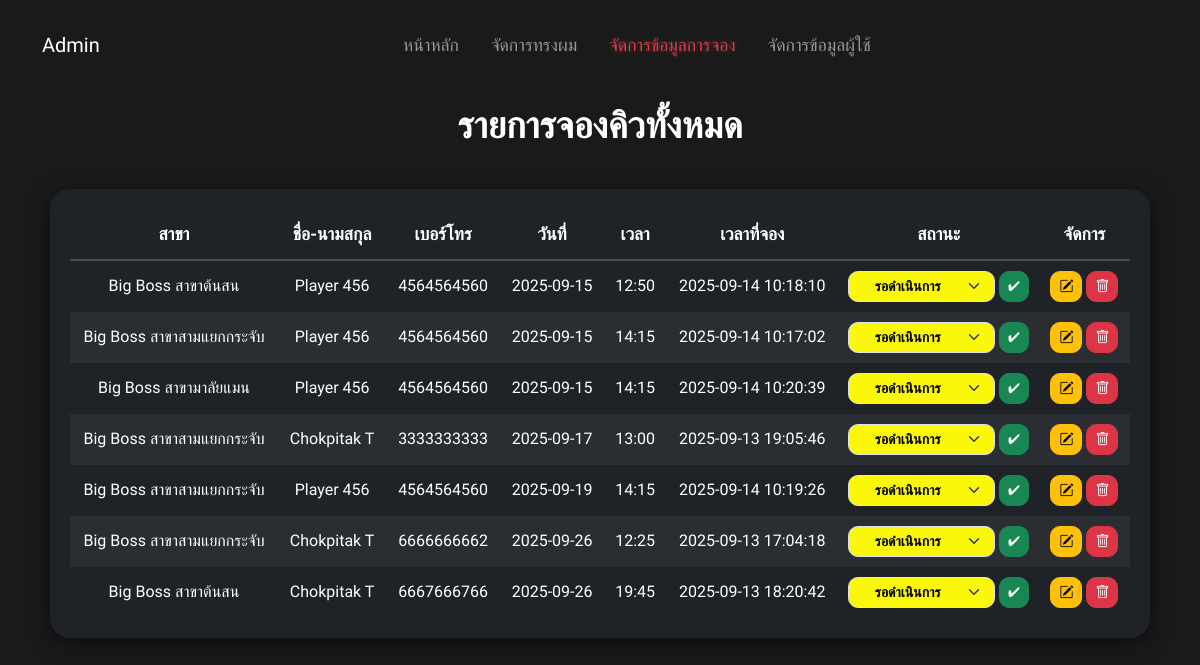
Page /backend/view.php (signed in) on the earlier database version.
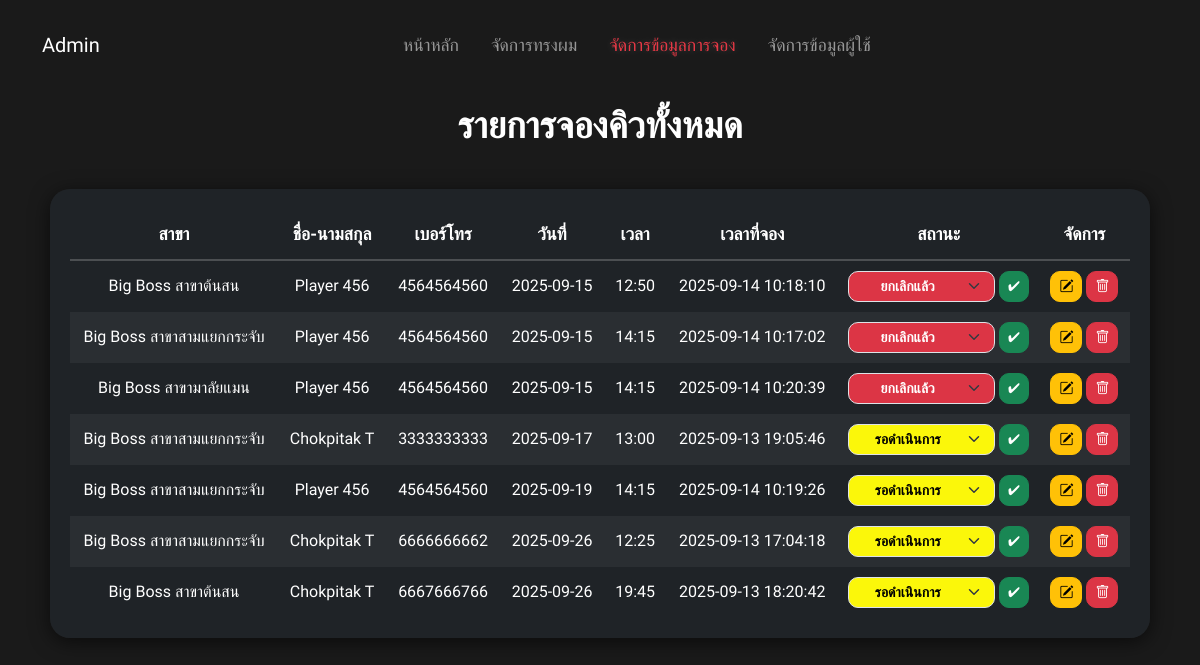
Same page on the later database version.
### tables this page shows
CREATE TABLE `reservations` (
  `id` int(11) NOT NULL,
  `user_id` int(11) NOT NULL,
  `branch` varchar(100) NOT NULL,
  `fullname` varchar(100) NOT NULL,
  `phone` varchar(20) NOT NULL,
  `date` date NOT NULL,
  `time` time NOT NULL,
  `created_at` timestamp NOT NULL DEFAULT current_timestamp(),
  `status` varchar(50) DEFAULT 'รอดำเนินการ'
);

### backend/view.php (the view, shortened to what this page needs)
<?php
$page = 'view';
$servername = "localhost";
$username = "root";
$password = "";
$dbname   = "it48";
$conn = new mysqli($servername, $username, $password, $dbname);
$sql = "SELECT * FROM reservations ORDER BY date ASC, time ASC";
$result = $conn->query($sql);
?>
<!DOCTYPE html>
<html lang="th">
<head>
    <link href="https://cdn.jsdelivr.net/npm/bootstrap@5.3.0-alpha1/dist/css/bootstrap.min.css" rel="stylesheet">
    <link href="https://cdn.jsdelivr.net/npm/bootstrap-icons@1.10.5/font/bootstrap-icons.css" rel="stylesheet">
</head>
<body>
<?php include './components/header.php'; ?>
<h1>รายการจองคิวทั้งหมด</h1>
<div class="table-wrapper">
<div class="table-container">
    <table>
        <thead>
            <tr>
                <th>สาขา</th>
                <th>ชื่อ-นามสกุล</th>
                <th>เบอร์โทร</th>
                <th>วันที่</th>
                <th>เวลา</th>
                <th>เวลาที่จอง</th>
                <th>สถานะ</th>
                <th>จัดการ</th>
            </tr>
        </thead>
        <tbody>
            <?php if ($result && $result->num_rows > 0): ?>
                <?php while($row = $result->fetch_assoc()): ?>
                    <?php
                        $statusClass = '';
                        if ($row['status'] === 'สำเร็จแล้ว') $statusClass = 'status-done';
                        elseif ($row['status'] === 'รอดำเนินการ') $statusClass = 'status-wait';
                        elseif ($row['status'] === 'ยกเลิกแล้ว') $statusClass = 'status-cancle';
                    ?>
                    <tr>
                        <td><?= htmlspecialchars($row['branch']) ?></td>
                        <td><?= htmlspecialchars($row['fullname']) ?></td>
                        <td><?= htmlspecialchars($row['phone']) ?></td>
                        <td><?= htmlspecialchars($row['date']) ?></td>
                        <td><?= htmlspecialchars(date("H:i", strtotime($row['time']))) ?></td>
                        <td><?= htmlspecialchars($row['created_at']) ?></td>
                        <td class="<?= $statusClass ?>">
                            <form action="controls/status.php" method="POST" class="d-flex justify-content-center align-items-center gap-1">
                                <select name="status" class="form-select form-select-sm">
                                    <option value="รอดำเนินการ" <?= $row['status'] === 'รอดำเนินการ' ? 'selected' : '' ?>>รอดำเนินการ</option>
                                    <option value="ยกเลิกแล้ว" <?= $row['status'] === 'ยกเลิกแล้ว' ? 'selected' : '' ?>>ยกเลิกแล้ว</option>
                                </select>
                                <button type="submit" class="btn btn-sm btn-success">✔</button>
                            </form>
                        </td>
                        <td>
                            <a href="edit_view.php?id=<?= $row['id'] ?>" class="btn btn-warning btn-sm">
                                <i class="bi bi-pencil-square"></i>
                            </a>
                            <button class="btn btn-danger btn-sm" onclick="confirmDelete(<?= $row['id'] ?>)">
                                <i class="bi bi-trash"></i>
                            </button>
                        </td>
                    </tr>
                <?php endwhile; ?>
            <?php else: ?>
                <tr><td colspan="8">ยังไม่มีการจองคิว</td></tr>
            <?php endif; ?>
        </tbody>
    </table>
</div>
</div>
</body>
</html>

### backend/components/header.php (shortened to what this page needs)
<nav class="navbar navbar-expand-lg navbar-dark py-2 mt-3">
  <div class="container">
    <a class="navbar-brand" href="#">Admin</a>
    <div class="collapse navbar-collapse" id="mainNavbar">
      <ul class="navbar-nav text-center mx-auto mb-2 mb-lg-0">
        <li class="nav-item">
          <a class="nav-link px-3 <?php if($page=='index') echo 'active  '; ?>" href="../backend/index.php">
             หน้าหลัก</a>
        </li>
        <li class="nav-item">
          <a class="nav-link px-3 <?php if($page=='haircut') echo 'active text-warning'; ?>" href="../backend/haircut.php"> จัดการทรงผม</a>
        </li>
        <li class="nav-item">
          <a class="nav-link px-3 <?php if($page=='view') echo 'active text-warning'; ?>" href="../backend/view.php">
             จัดการข้อมูลการจอง</a>
        </li>
        <li class="nav-item">
          <a class="nav-link px-3 <?php if($page=='user') echo 'active text-warning'; ?>" href="../backend/user.php">
             จัดการข้อมูลผู้ใช้</a>
        </li>
      </ul>
    </div>
  </div>
</nav>

### backend/view.php (style rules this page uses)
body { font-family: 'Kanit', sans-serif; background-color: #1a1a1a; margin: 0; padding: 0; }
body::before { content: ""; position: fixed; top: 0; left: 0; width: 100vw; height: 100vh; background-image: url('https://cdn.pixabay.com/photo/2019/02/25/13/38/haircut-4019676_1280.jpg'); background-size: cover; background-position: center; background-repeat: no-repeat; opacity: 0.3; z-index: -1; }
h1 { font-size: 2.3rem; font-weight: bold; color: white; text-align: center; margin: 30px 0 20px; }
.table-wrapper { display: flex; justify-content: center; align-items: flex-start; padding: 20px; }
.table-container { background: rgba(33,37,41,0.97); border-radius: 20px; box-shadow: 0 4px 20px rgba(0,0,0,0.6); padding: 20px; width: 95%; max-width: 1100px; overflow-x: auto; }
table { width: 100%; border-collapse: collapse; }
th { font-size: 1.1rem; font-weight: bold; padding: 12px; text-align: center; border-bottom: 2px solid rgba(255,255,255,0.2); color: #fff; }
td { text-align: center; padding: 10px; font-size: 1rem; color: #fff; vertical-align: middle; }
tr:nth-child(even) { background-color: rgba(255, 255, 255, 0.05); }
.status-wait select.form-select, .status-wait select.form-select-sm { background-color: #fbf70a !important; color: #000 !important; }
.status-cancle select.form-select, .status-cancle select.form-select-sm { background-color: #dc3545 !important; color: #fff !important; }
select.form-select, select.form-select-sm { border-radius: 10px; font-weight: bold; min-width: 140px; text-align: center; transition: background 0.2s, color 0.2s; }
.btn-warning, .btn-danger, .btn-success { border-radius: 10px; }

### backend/components/header.php (style rules this page uses)
.navbar-nav .nav-link { font-size: 1.1rem; font-weight: 500; transition: color 0.2s, background 0.2s, text-shadow 0.2s; }
.navbar-nav .nav-link.active, .navbar-nav .nav-link:hover { color: #e63946 !important; text-shadow: 0 0 8px #fff3; }

Differences in the rows shown:
changed reservations (number 1 of 7 on the later page): status "รอดำเนินการ" → "ยกเลิกแล้ว"
changed reservations (number 2 of 7 on the later page): status "รอดำเนินการ" → "ยกเลิกแล้ว"
changed reservations "Big Boss สาขามาลัยแมน": status "รอดำเนินการ" → "ยกเลิกแล้ว"
